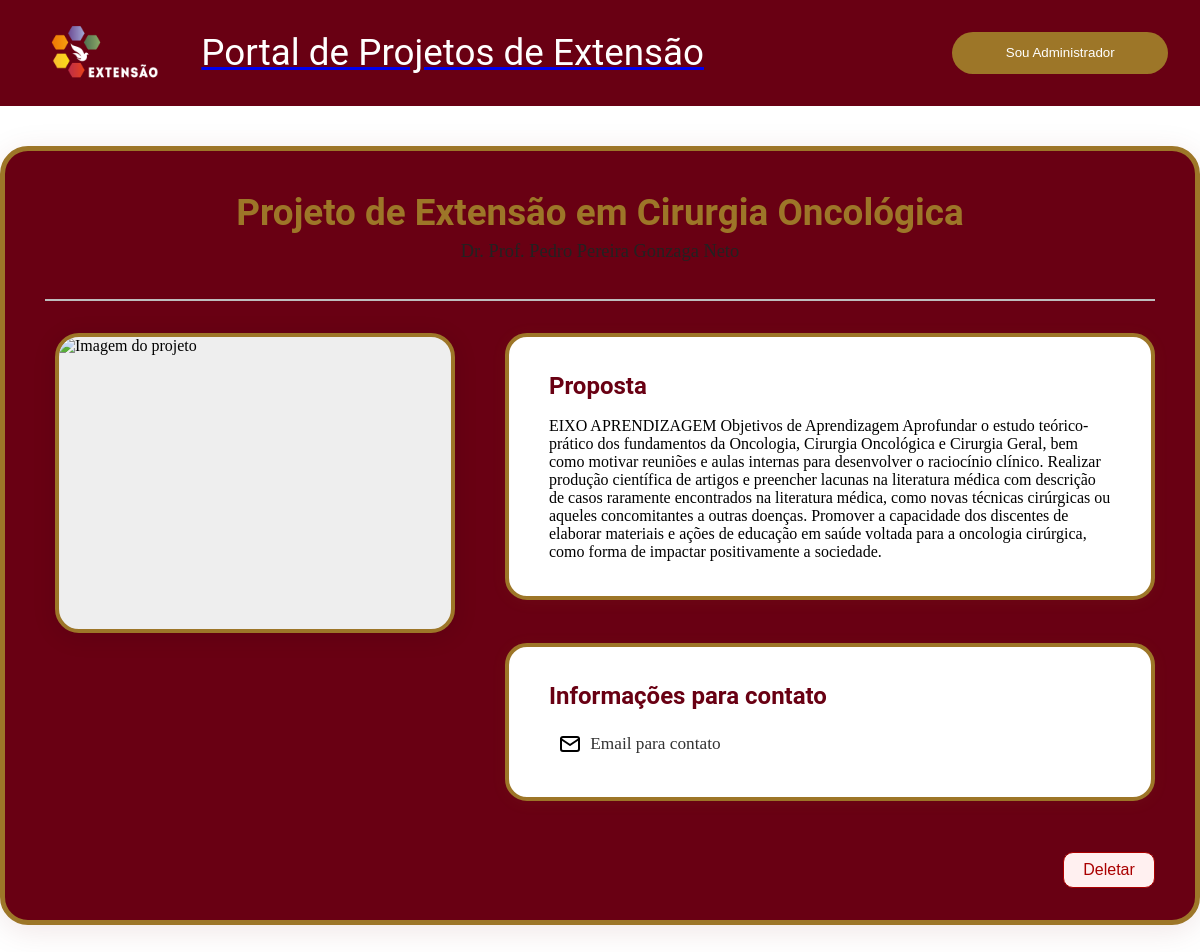
/projeto/9, run on the app's committed database.
### portalExtensaoUnicap_app/models.py (models this page shows)
class projeto(models.Model):
    id=models.BigAutoField(primary_key=True)
    identificacao_unica=models.TextField(max_length=9, blank=False, null=False)
    titulo=models.TextField(max_length=300, blank=False, null=False)
    proposta=models.TextField(max_length=3000, blank=False, null=False)
    curso=models.TextField(max_length=150, blank=False, null=False)
    coordenador=models.TextField(max_length=150, blank=False, null=False)
    ch_total=models.IntegerField(blank=False, null=False)
    ch_semanal_docente=models.IntegerField(blank=False, null=False)
    ch_semanal_estudante=models.IntegerField(blank=False, null=False)
    data_inicio=models.DateField(auto_now=False, auto_now_add=False)
    data_termino=models.DateField(auto_now=False, auto_now_add=False)
    instagram=models.TextField(blank=True)
    contato=models.TextField(blank=False)
    formulario=models.TextField(blank=True)
    aceitando=models.BooleanField(default=True)
    def image_url(self):
        file_name = f"{self.identificacao_unica}.png"
        image_path = f"graphics/img_projeto/{file_name}"
        return static(image_path)

### portalExtensaoUnicap_app/views.py (the view)
# urls.py: path('projeto/<int:projeto_id>', views.ProjectView, name='project'),
def ProjectView(request, projeto_id):
    if request.method == 'GET' and request.GET.get('delete') != None:
        projeto.objects.filter(id=projeto_id).delete()
        return redirect('admin')
    projeto_detail = get_object_or_404(projeto, id=projeto_id)
    return render(request, 'project.html', {'projeto': projeto_detail})

### portalExtensaoUnicap_app/templates/project.html (shortened to what this page needs)
{% extends 'base.html' %}
{% block conteudo %}
{% load static %}
<div class="project-outer">
	<div class="project-header">
		<h2 class="project-title">{{ projeto.titulo }}</h2>
		<p class="project-coord">Dr. Prof. {{ projeto.coordenador }}</p>
	</div>
	<hr class="project-divider" />
	<div class="project-main-content">
		<div class="project-image-container">
			{% if projeto.image_url %}
				<img class="project-image" src="{{ projeto.image_url }}" alt="Imagem do projeto" onerror="this.onerror=null;this.src='{% static 'graphics/placeholder.jpg' %}';" />
			{% endif %}
		</div>
		<div class="project-side-cards">
			<div class="project-card proposta">
				<h3>Proposta</h3>
				<p>{{ projeto.proposta }}</p>
			</div>
			<div class="project-card contato">
				<h3>Informações para contato</h3>
				<div class="contact-links">
					{% if projeto.contato %}
					<a class="contact-link" href="mailto:{{ projeto.contato }}">
						<img src="{% static 'graphics/mail.svg' %}" /> Email para contato
					</a>
					{% endif %}
				</div>
			</div>
			<form action="{{projeto.id}}" method="get" onsubmit="return showWindow()" class="delete-form">
				<button type="submit" class="delete-btn">Deletar</button>
			</form>
		</div>
	</div>
</div>
{% endblock %}

### portalExtensaoUnicap_app/static/style.css (style rules this page uses)
:root { --main-color:#690013; --accent-color:#9D7628; --text-color:#fff; --text-size:1em; --h1-size:2.3em; --border-radius:28px; }
h2 { font-size: 1.8em; }
h3 { font-size: 1.47em; }
h1,h2,h3,h4 { font-family: 'Roboto', sans-serif; }
* { margin: 0; padding: 0; box-sizing: border-box; }
body { font-size: var(--text-size); margin: 0; min-height: 100vh; display: flex; flex-direction: column; }
button { background-color: var(--accent-color); padding: calc(var(--text-size)) calc(var(--text-size)*4); border: none; border-radius: var(--border-radius); color: var(--text-color); display: flex; direction: row; align-items: center; justify-content: center; gap: var(--text-size); cursor: pointer; transition: transform 0.2s ease; }
.project-card { background-color: var(--text-color); border-radius: 10px; padding: 1.5rem; border: 2px solid var(--accent-color); text-decoration: none; color: inherit; display: block; transition: transform 0.3s ease, box-shadow 0.3s ease; }
.project-outer { background: var(--main-color); border-radius: 28px; border: 5px solid var(--accent-color); padding: 2.5rem 2.5rem 2rem 2.5rem; margin: 2.5rem auto 2rem auto; max-width: 1200px; box-shadow: 0 6px 32px rgba(105,0,19,0.10); }
.project-header { text-align: center; margin-top: 0; margin-bottom: 1.5rem; }
.project-title { color: var(--accent-color); font-size: 2.3em; margin-bottom: 0.2em; font-weight: 600; }
.project-coord { color: #222; font-size: 1.15em; margin-bottom: 0.7em; font-weight: 500; }
.project-divider { border: none; border-top: 2px solid #bdbdbd; margin: 0 0 2rem 0; }
.project-main-content { display: flex; gap: 2.5rem; align-items: flex-start; justify-content: center; }
.project-image-container { flex: 1 1 350px; max-width: 420px; display: flex; align-items: flex-start; justify-content: center; }
.project-image { width: 100%; max-width: 400px; aspect-ratio: 4/3; object-fit: cover; border-radius: 24px; border: 4px solid var(--accent-color); box-shadow: 0 4px 24px rgba(0,0,0,0.10); background: #eee; }
.project-side-cards { flex: 2 1 500px; display: flex; flex-direction: column; gap: 2.2rem; }
.project-card { background: #fff; border: 4px solid var(--accent-color); border-radius: 22px; padding: 2.2rem 2.5rem; box-shadow: 0 2px 16px rgba(157, 118, 40, 0.07); margin-bottom: 0.5rem; }
.project-card h3 { color: var(--main-color); margin-bottom: 0.7em; font-size: 1.5em; font-weight: 600; }
.project-card.proposta { min-height: 120px; }
.project-card.contato .contact-links { display: flex; flex-direction: column; gap: 0.7em; }
.contact-link { display: flex; align-items: center; gap: 0.5em; color: #333; text-decoration: none; font-size: 1.08em; padding: 0.3em 0.5em; border-radius: 8px; transition: background 0.15s; }
.delete-form { display: flex; justify-content: flex-end; margin-top: 0.5em; }
.delete-btn { background: #fff0f0; color: #a00; border: 1.5px solid #a00; border-radius: 10px; padding: 0.5em 1.2em; font-size: 1em; cursor: pointer; transition: background 0.15s, color 0.15s; }

### data on the page
projeto: titulo "Projeto de Extensão em Cirurgia Oncológica", proposta "EIXO APRENDIZAGEM Objetivos de Aprendizagem Aprofundar o estudo teórico-prático dos fundamentos da Oncologia, Cirurgia Oncológica e Cirurgia Geral, bem como motivar reuniões e aulas internas para desenvolver o raciocínio clínico. Realizar produção científica de artigos e preencher lacunas na literatura médica com descrição de casos raramente encontrados na literatura médica, como novas técnicas cirúrgicas ou aqueles concomitantes a outras doenças. Promover a capacidade dos discentes de elaborar materiais e ações de educação em saúde voltada para a oncologia cirúrgica, como forma de impactar positivamente a sociedade."
